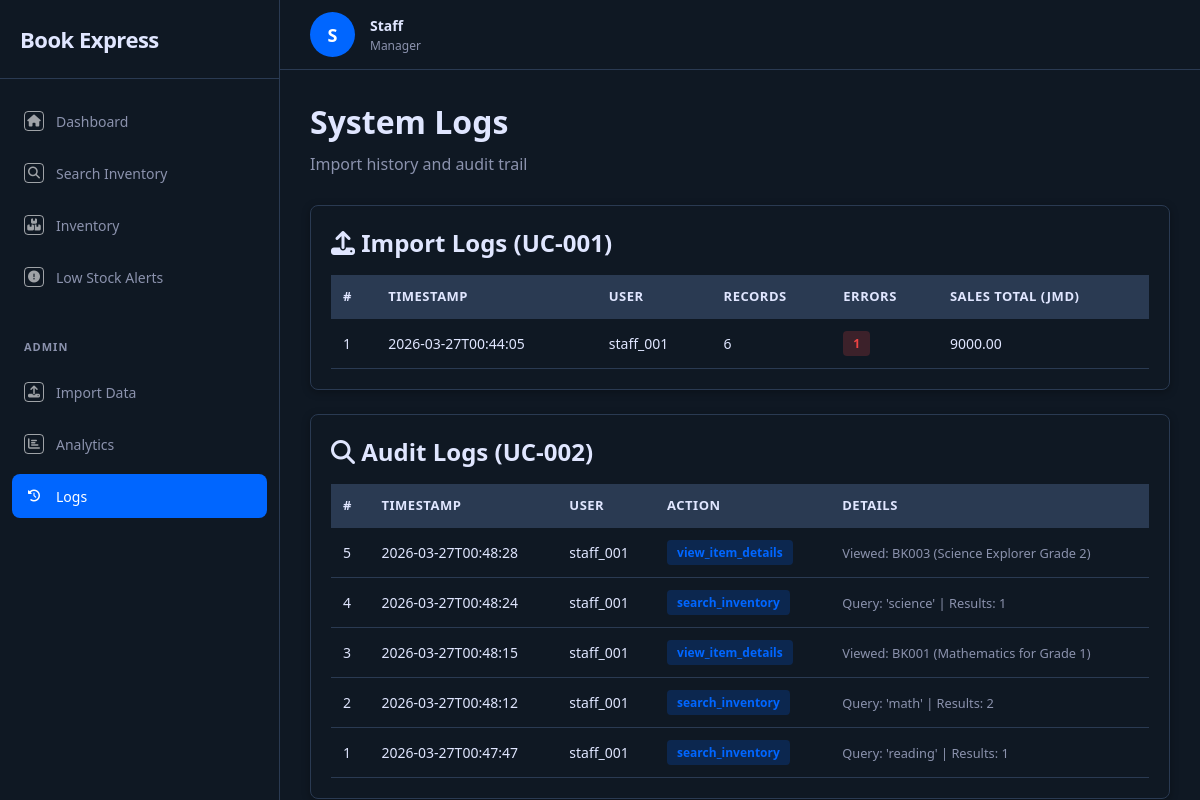
Page /logs on the committed database.
### tables this page shows
CREATE TABLE import_log (
            log_id INTEGER PRIMARY KEY AUTOINCREMENT,
            timestamp TEXT NOT NULL,
            filename TEXT NOT NULL,
            user_id TEXT NOT NULL,
            total_sales_amount REAL DEFAULT 0.0,
            records_processed INTEGER DEFAULT 0,
            error_count INTEGER DEFAULT 0
        );

CREATE TABLE audit_log (
            log_id INTEGER PRIMARY KEY AUTOINCREMENT,
            timestamp TEXT NOT NULL,
            user_id TEXT NOT NULL,
            action TEXT NOT NULL,
            details TEXT
        );

### app.py (the view)
@app.route("/logs")
def logs():
    import_logs = ImportLog.get_recent(20)
    audit_logs = AuditLog.get_recent(20)
    return render_template("logs.html",
                           import_logs=import_logs,
                           audit_logs=audit_logs)

### database.py (called while the page is built)
def get_connection():
    conn = sqlite3.connect(DB_PATH)
    conn.row_factory = sqlite3.Row
    conn.execute("PRAGMA foreign_keys = ON")
    return conn

### entities/AuditLog.py (called while the page is built)
    @staticmethod
    def get_recent(limit: int = 20):
        conn = get_connection()
        rows = conn.execute("SELECT * FROM audit_log ORDER BY timestamp DESC LIMIT ?", (limit,)).fetchall()
        conn.close()
        return [AuditLog(
            log_id=r["log_id"], timestamp=r["timestamp"],
            user_id=r["user_id"], action=r["action"], details=r["details"]
        ) for r in rows]

### entities/ImportLog.py (called while the page is built)
    @staticmethod
    def get_recent(limit: int = 10):
        conn = get_connection()
        rows = conn.execute("SELECT * FROM import_log ORDER BY timestamp DESC LIMIT ?", (limit,)).fetchall()
        conn.close()
        return [ImportLog(
            log_id=r["log_id"], timestamp=r["timestamp"], filename=r["filename"],
            user_id=r["user_id"], total_sales_amount=r["total_sales_amount"],
            records_processed=r["records_processed"], error_count=r["error_count"]
        ) for r in rows]

### templates/logs.html (shortened to what this page needs)
{% extends "base.html" %}
{% set active_page = 'logs' %}
{% block content %}
<div class="section-header">
    <h1>System Logs</h1>
    <p>Import history and audit trail</p>
</div>
<div class="catalogue-container" style="margin-bottom:1.5rem">
    <h2 style="margin-bottom:16px"><i class="fas fa-upload"></i> Import Logs (UC-001)</h2>
    {% if import_logs %}
    <div class="catalogue-table-wrapper">
        <table class="catalogue-table">
            <thead><tr><th>#</th><th>Timestamp</th><th>User</th><th>Records</th><th>Errors</th><th>Sales Total (JMD)</th></tr></thead>
            <tbody>
                {% for log in import_logs %}
                <tr>
                    <td>{{ log.log_id }}</td><td>{{ log.timestamp[:19] }}</td><td>{{ log.user_id }}</td>
                    <td>{{ log.records_processed }}</td>
                    <td>{% if log.error_count > 0 %}<span class="badge badge-red">{{ log.error_count }}</span>{% else %}<span class="badge badge-green">0</span>{% endif %}</td>
                    <td>{{ "%.2f"|format(log.total_sales_amount) }}</td>
                </tr>
                {% endfor %}
            </tbody>
        </table>
    </div>
    {% else %}
    <p style="color:var(--text-secondary);text-align:center;padding:2rem"><i class="fas fa-inbox"></i> No imports performed yet.</p>
    {% endif %}
</div>
<div class="catalogue-container">
    <h2 style="margin-bottom:16px"><i class="fas fa-search"></i> Audit Logs (UC-002)</h2>
    {% if audit_logs %}
    <div class="catalogue-table-wrapper">
        <table class="catalogue-table">
            <thead><tr><th>#</th><th>Timestamp</th><th>User</th><th>Action</th><th>Details</th></tr></thead>
            <tbody>
                {% for log in audit_logs %}
                <tr>
                    <td>{{ log.log_id }}</td><td>{{ log.timestamp[:19] }}</td><td>{{ log.user_id }}</td>
                    <td><span class="badge badge-blue">{{ log.action }}</span></td>
                    <td style="font-size:.8rem;color:var(--text-secondary)">{{ log.details }}</td>
                </tr>
                {% endfor %}
            </tbody>
        </table>
    </div>
    {% else %}
    <p style="color:var(--text-secondary);text-align:center;padding:2rem"><i class="fas fa-inbox"></i> No audit entries yet.</p>
    {% endif %}
</div>
{% endblock %}

### static/css/dashboard.css (style rules this page uses)
* { margin:0;padding:0;box-sizing:border-box }
:root { --primary-color:#0066ff;--dark-bg:#0f1823;--sidebar-bg:#0f1823;--card-bg:#0f1823;--border-color:#2a3a52;--text-primary:#e0e6ff;--text-secondary:#8b92ad;--success-color:#10b981;--warning-color:#f59e0b;--danger-color:#ef4444;--icon-color:rgba(255,255,255,0.6) }
body { font-family:'Segoe UI',Tahoma,Geneva,Verdana,sans-serif;background-color:var(--dark-bg);color:var(--text-primary);overflow:hidden }
.section-header { margin-bottom:30px }
.section-header h1 { font-size:32px;font-weight:700;margin-bottom:10px }
.section-header p,.subtitle { font-size:16px;color:var(--text-secondary) }
.data-table,.catalogue-table,.alerts-table,.inventory-table { width:100%;border-collapse:collapse;font-size:14px }
.data-table thead,.catalogue-table thead,.alerts-table thead,.inventory-table thead { background-color:var(--border-color);border-bottom:2px solid var(--border-color) }
.data-table th,.catalogue-table th,.alerts-table th,.inventory-table th { padding:12px;text-align:left;font-weight:600;color:var(--text-primary);font-size:13px;text-transform:uppercase;letter-spacing:.5px }
.data-table td,.catalogue-table td,.alerts-table td,.inventory-table td { padding:12px;border-bottom:1px solid var(--border-color);color:var(--text-primary) }
.badge { display:inline-block;padding:4px 10px;border-radius:4px;font-size:12px;font-weight:600 }
.badge-red { background-color:rgba(239,68,68,.2);color:var(--danger-color) }
.badge-blue { background-color:rgba(0,102,255,.2);color:var(--primary-color) }
.catalogue-container,.alerts-container,.inventory-container { background:var(--card-bg);border-radius:8px;box-shadow:0 2px 8px rgba(0,0,0,.3);padding:20px;color:var(--text-primary);border:1px solid var(--border-color) }
.catalogue-table-wrapper,.alerts-table-wrapper,.inventory-table-wrapper { overflow-x:auto }

### rows in the picture
import_log: log_id "1", timestamp "2026-03-27T00:44:05", user_id "staff_001", records_processed "6", error_count "1", total_sales_amount "9000.00"
audit_log: log_id "5", timestamp "2026-03-27T00:48:28", user_id "staff_001", action "view_item_details", details "Viewed: BK003 (Science Explorer Grade 2)"
audit_log: log_id "4", timestamp "2026-03-27T00:48:24", user_id "staff_001", action "search_inventory", details "Query: 'science' | Results: 1"
audit_log: log_id "3", timestamp "2026-03-27T00:48:15", user_id "staff_001", action "view_item_details", details "Viewed: BK001 (Mathematics for Grade 1)"
audit_log: log_id "2", timestamp "2026-03-27T00:48:12", user_id "staff_001", action "search_inventory", details "Query: 'math' | Results: 2"
audit_log: log_id "1", timestamp "2026-03-27T00:47:47", user_id "staff_001", action "search_inventory", details "Query: 'reading' | Results: 1"
